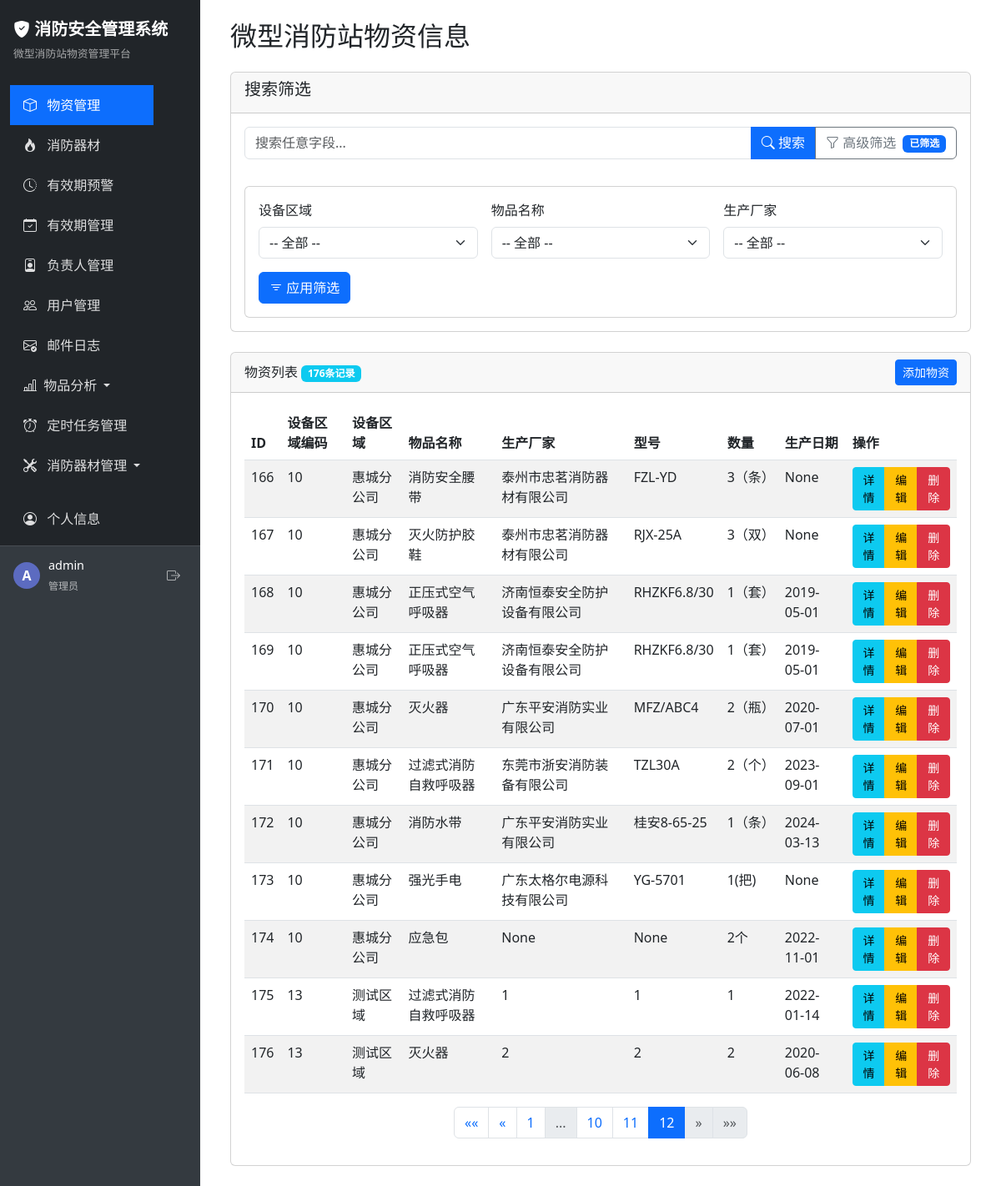
/station/index?page=12&search=&filter_area=&filter_item=&filter_manufacturer= (signed in), run on an earlier commit of the app's database.
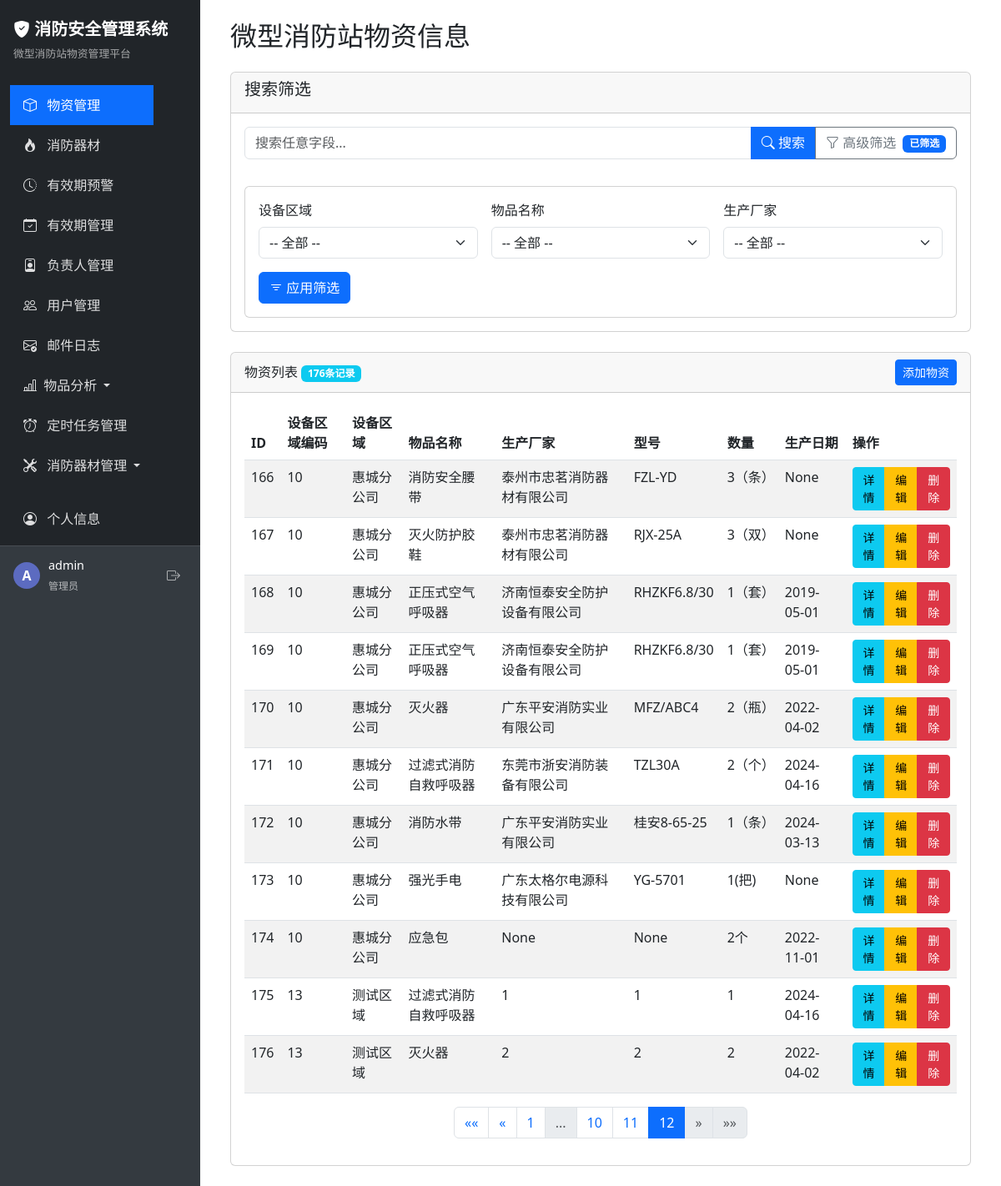
And on a later commit of the database.
### app/models/station.py (models this page shows, shortened)
class FireStation(db.Model):
    __tablename__ = 'fire_station'
    id = db.Column(db.Integer, primary_key=True)  # 自增主键
    area_code = db.Column(db.String(50), nullable=False, index=True)  # 设备区域编码
    area_name = db.Column(db.String(100))  # 设备区域
    item_name = db.Column(db.String(100))  # 物品名称
    manufacturer = db.Column(db.String(150))  # 生产厂家
    model = db.Column(db.String(100))  # 型号
    quantity = db.Column(db.String(100))  # 数量
    production_date = db.Column(db.Date)  # 生产日期
    certificate = db.Column(db.String(100))  # 合格证
    certificate_no = db.Column(db.String(100))  # 合格证编号
    remark = db.Column(db.String(100))  # 备注

### app/routes/station.py (the view, shortened to what this page needs)
@station_bp.route('/index')
@login_required
def index():
    try:
        page = request.args.get('page', 1, type=int)
        per_page = 15  # 每页显示15条记录
        search = request.args.get('search', '')
        filter_area = request.args.get('filter_area', '')  # 使用filter_area作为参数名
        filter_item = request.args.get('filter_item', '')  # 使用filter_item作为参数名
        filter_manufacturer = request.args.get('filter_manufacturer', '')  # 使用filter_manufacturer作为参数名
        if current_user.role == 'admin':
            query = FireStation.query
        if filter_area:
            query = query.filter(FireStation.area_name == filter_area)
        if filter_item:
            query = query.filter(FireStation.item_name == filter_item)
        if filter_manufacturer:
            query = query.filter(FireStation.manufacturer == filter_manufacturer)
        area_list = db.session.query(FireStation.area_name).distinct().order_by(FireStation.area_name).all()
        area_list = [area[0] for area in area_list if area[0]]
        item_list = db.session.query(FireStation.item_name).distinct().order_by(FireStation.item_name).all()
        item_list = [item[0] for item in item_list if item[0]]
        manufacturer_list = db.session.query(FireStation.manufacturer).distinct().order_by(FireStation.manufacturer).all()
        manufacturer_list = [m[0] for m in manufacturer_list if m[0]]
        total_count = query.count()
        pagination = query.paginate(page=page, per_page=per_page, error_out=False)
        equipments = pagination.items
        has_advanced_filters = bool(filter_area or filter_item or filter_manufacturer)
        user_permissions = {}
        from app.models.station import ResponsiblePerson
        responsible_areas = db.session.query(
            ResponsiblePerson.area_code,
            ResponsiblePerson.area_name
        ).distinct().order_by(ResponsiblePerson.area_code).all()
        responsible_area_list = [{'code': area[0], 'name': area[1]} for area in responsible_areas if area[0] and area[1]]
        user_can_add = False
        if current_user.role != 'admin':
            for perm_data in user_permissions.values():
                if perm_data.get('can_add'):
                    user_can_add = True
                    break
        print(f"构建的用户权限数据: {user_permissions}")
        print(f"responsible_area_list中的区域: {[(area['code'], area['name']) for area in responsible_area_list]}")
        user_permissions_str = {}
        for key, value in user_permissions.items():
            user_permissions_str[str(key)] = value
        user_permissions = user_permissions_str
        print(f"转换后的用户权限数据: {user_permissions}")
        from app.models.station import EquipmentExpiry
        item_names_list = db.session.query(EquipmentExpiry.item_name).distinct().order_by(EquipmentExpiry.item_name).all()
        item_names_list = [item[0] for item in item_names_list if item[0]]
        return render_template(
            'station/inventory.html',
            equipments=equipments,  # 修改这里：变量名从stations改为equipments
            pagination=pagination,
            area_list=area_list,
            item_list=item_list,
            manufacturer_list=manufacturer_list,
            total_count=total_count,
            total_items=total_count,  # 添加这个变量以兼容模板中的另一个变量名
            search=search,
            area=filter_area,
            item=filter_item,
            manufacturer=filter_manufacturer,
            filter_area=filter_area,
            filter_item=filter_item,
            filter_manufacturer=filter_manufacturer,
            areas=area_list,
            items=item_list,
            manufacturers=manufacturer_list,
            has_advanced_filters=has_advanced_filters,
            user_permissions=user_permissions,  # 添加这个参数
            responsible_area_list=responsible_area_list,  # 添加负责人区域列表
            user_can_add=user_can_add,  # 添加此参数用于控制添加按钮
            item_names_list=item_names_list  # 添加这个新参数，用于物资下拉菜单
        )
    except Exception as e:
        import traceback
        traceback.print_exc()  # 添加错误追踪以便调试
        flash(f'发生错误: {str(e)}')
        return render_template('station/inventory.html', equipments=[], error=str(e))

### app/templates/station/inventory.html (shortened to what the changed rows need)
{% extends 'base.html' %}
{% block styles %}
<link href="https://cdn.jsdelivr.net/npm/bootstrap-icons@1.7.2/font/bootstrap-icons.css" rel="stylesheet">
{% endblock %}
{% block content %}
<div class="container-fluid">
    <h2 class="mb-4">微型消防站物资信息</h2>
    <div class="card">
        <div class="card-body">
            {% if equipments %}
            <div class="table-responsive">
                <table class="table table-striped table-hover" id="stationTable">
                    <thead>
                        <tr>
                            <th>ID</th>
                            <th>设备区域编码</th>
                            <th>设备区域</th>
                            <th>物品名称</th>
                            <th>生产厂家</th>
                            <th>型号</th>
                            <th>数量</th>
                            <th>生产日期</th>
                            <th>操作</th>
                        </tr>
                    </thead>
                    <tbody>
                        {% for equipment in equipments %}
                        <tr>
                            <td>{{ equipment.id }}</td>
                            <td>{{ equipment.area_code }}</td>
                            <td>{{ equipment.area_name }}</td>
                            <td>{{ equipment.item_name }}</td>
                            <td>{{ equipment.manufacturer }}</td>
                            <td>{{ equipment.model }}</td>
                            <td>{{ equipment.quantity }}</td>
                            <td>{{ equipment.production_date }}</td>
                            <td>
                                <div class="btn-group" role="group">
                                    <button class="btn btn-sm btn-info" data-bs-toggle="modal" data-bs-target="#detailModal-{{ equipment.id }}">详情</button>
                                    {% if current_user.role == 'admin' or (equipment.area_code in user_permissions and user_permissions[equipment.area_code].can_edit) %}
                                        <button class="btn btn-sm btn-warning" data-bs-toggle="modal" data-bs-target="#editModal-{{ equipment.id }}">编辑</button>
                                    {% else %}
                                        <button class="btn btn-sm btn-warning permission-disabled" data-permission-operation="编辑" data-area-name="{{ equipment.area_name }}">编辑</button>
                                    {% endif %}
                                    {% if current_user.role == 'admin' or (equipment.area_code in user_permissions and user_permissions[equipment.area_code].can_delete) %}
                                        <button class="btn btn-sm btn-danger" data-bs-toggle="modal" data-bs-target="#deleteModal"
                                                data-station-id="{{ equipment.id }}"
                                                data-station-name="{{ equipment.item_name }}"
                                                data-station-area="{{ equipment.area_name }}"
                                                data-station-area-code="{{ equipment.area_code }}"
                                                data-station-model="{{ equipment.model }}"
                                                data-station-quantity="{{ equipment.quantity }}"
                                                data-station-manufacturer="{{ equipment.manufacturer }}"
                                                data-station-remark="{{ equipment.remark }}">删除</button>
                                    {% else %}
                                        <button class="btn btn-sm btn-danger permission-disabled" data-permission-operation="删除" data-area-name="{{ equipment.area_name }}">删除</button>
                                    {% endif %}
                                </div>
                            </td>
                        </tr>
                        {% endfor %}
                    </tbody>
                </table>
            </div>
            {% else %}
            <div class="alert alert-info">
                暂无物资信息或您没有权限查看。
            </div>
            {% endif %}
        </div>
    </div>
</div>
{% endblock %}

What changed in the data, as far as the page shows it:
changed FireStation "MFZ/ABC4": production_date "2020-07-01" → "2022-04-02"
changed FireStation "东莞市浙安消防装备有限公司": production_date "2023-09-01" → "2024-04-16"
changed FireStation id 175: production_date "2022-01-14" → "2024-04-16"
changed FireStation id 176: production_date "2020-06-08" → "2022-04-02"
